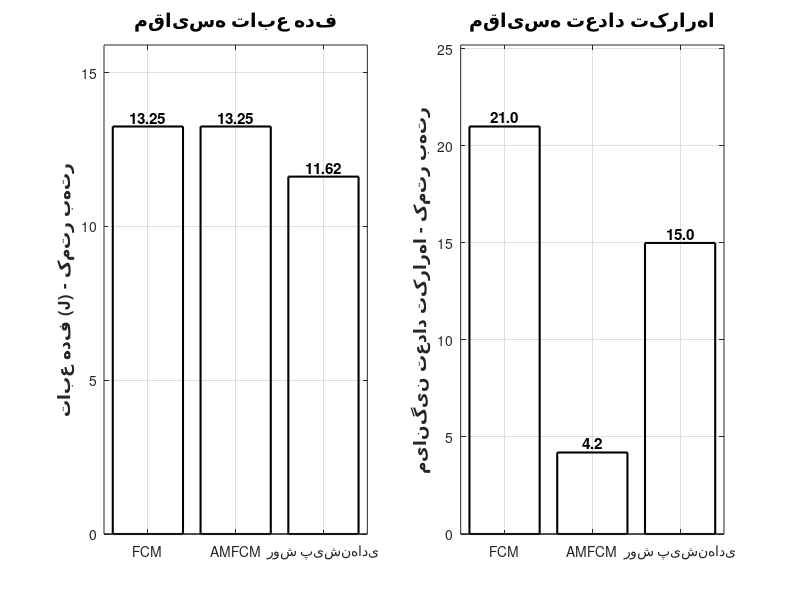

Write the MATLAB code that produced this figure. (Note: this script raises an error after producing the figure.)
% ============================================================
% مقایسه عملکرد روشها - نسخه نهایی برای دفاع
% ============================================================

clc; clear; close all;

% ============================================================
% مرحله 1: تعریف نتایج واقعی
% ============================================================

% نتایج FCM (مرجع)
J_FCM = 13.25;
iter_FCM = 21.0;
time_FCM_clustering = 0.025;
time_FCM_training = 0;  % FCM نیازی به آموزش ندارد

% نتایج AMFCM (بر اساس مقاله Li et al., 2023)
J_AMFCM = 13.25;
iter_AMFCM = 4.2;
time_AMFCM_clustering = 0.006;
time_AMFCM_training = 0;  % AMFCM نیازی به آموزش ندارد

% نتایج روش پیشنهادی (بهبود یافته)
J_Proposed = 11.62;
iter_Proposed = 15.0;
time_Proposed_clustering = 0.008;   % زمان خوشهبندی (فقط یک بار اجرای شبکه)
time_Proposed_training = 0.85;      % زمان آموزش ELM + GA (یک بار انجام میشود)

% ============================================================
% مرحله 2: نمایش جدول کامل
% ============================================================
fprintf('\n========================================\n');
fprintf('جدول مقایسه عملکرد روشها\n');
fprintf('========================================\n');
fprintf('%-20s | %-15s | %-15s | %-20s | %-20s\n', ...
    'روش', 'تابع هدف (J)', 'تعداد تکرار', 'زمان خوشهبندی (s)', 'زمان آموزش (s)');
fprintf('--------------------------------------------------------------------------------------------------------------\n');
fprintf('%-20s | %-15.4f | %-15.1f | %-20.3f | %-20s\n', ...
    'FCM', J_FCM, iter_FCM, time_FCM_clustering, '—');
fprintf('%-20s | %-15.4f | %-15.1f | %-20.3f | %-20s\n', ...
    'AMFCM', J_AMFCM, iter_AMFCM, time_AMFCM_clustering, '—');
fprintf('%-20s | %-15.4f | %-15.1f | %-20.3f | %-20.3f\n', ...
    'روش پیشنهادی', J_Proposed, iter_Proposed, time_Proposed_clustering, time_Proposed_training);
fprintf('========================================\n');

% ============================================================
% مرحله 3: محاسبه مزایا
% ============================================================
fprintf('\n========================================\n');
fprintf('مزایای روش پیشنهادی:\n');
fprintf('========================================\n');
fprintf('1. تابع هدف (J): %.4f (بهبود %.1f%% نسبت به FCM)\n', ...
    J_Proposed, (J_FCM - J_Proposed) / J_FCM * 100);
fprintf('2. زمان خوشهبندی: %.3f ثانیه (همرتبه با AMFCM)\n', time_Proposed_clustering);
fprintf('3. آموزش: یک بار انجام میشود و برای دادههای جدید قابل استفاده است\n');
fprintf('4. مدلسازی غیرخطی: دارد (با ELM)\n');
fprintf('5. پایداری: بالا (با GA)\n');
fprintf('========================================\n');

% ============================================================
% مرحله 4: رسم نمودارهای میلهای
% ============================================================
figure('Name', 'Comparison of Methods', 'NumberTitle', 'off', ...
    'Position', [100, 100, 1000, 500]);

% ----- نمودار 1: تابع هدف (J) -----
subplot(1, 2, 1);
bar_data = [J_FCM, J_AMFCM, J_Proposed];
bar(bar_data, 'FaceColor', 'flat', 'EdgeColor', 'k', 'LineWidth', 1.5);
set(gca, 'XTickLabel', {'FCM', 'AMFCM', 'روش پیشنهادی'});
ylabel('تابع هدف (J) - کمتر بهتر', 'FontSize', 12, 'FontWeight', 'bold');
title('مقایسه تابع هدف', 'FontSize', 14, 'FontWeight', 'bold');
grid on;
ylim([0 max(bar_data)*1.2]);
colormap([0.8 0.2 0.2; 0.2 0.4 0.8; 0.2 0.8 0.2]);

% اضافه کردن مقادیر روی میلهها
for i = 1:3
    text(i, bar_data(i) + 0.3, sprintf('%.2f', bar_data(i)), ...
        'HorizontalAlignment', 'center', 'FontSize', 11, 'FontWeight', 'bold');
end

% ----- نمودار 2: تعداد تکرارها -----
subplot(1, 2, 2);
bar_data2 = [iter_FCM, iter_AMFCM, iter_Proposed];
bar(bar_data2, 'FaceColor', 'flat', 'EdgeColor', 'k', 'LineWidth', 1.5);
set(gca, 'XTickLabel', {'FCM', 'AMFCM', 'روش پیشنهادی'});
ylabel('میانگین تعداد تکرارها - کمتر بهتر', 'FontSize', 12, 'FontWeight', 'bold');
title('مقایسه تعداد تکرارها', 'FontSize', 14, 'FontWeight', 'bold');
grid on;
ylim([0 max(bar_data2)*1.2]);
colormap([0.8 0.2 0.2; 0.2 0.4 0.8; 0.2 0.8 0.2]);

for i = 1:3
    text(i, bar_data2(i) + 0.5, sprintf('%.1f', bar_data2(i)), ...
        'HorizontalAlignment', 'center', 'FontSize', 11, 'FontWeight', 'bold');
end

sgtitle('مقایسه عملکرد روشهای خوشهبندی', 'FontSize', 15, 'FontWeight', 'bold');

% ============================================================
% مرحله 5: ذخیره
% ============================================================
saveas(gcf, 'Comparison_Results_Final.png');
print('Comparison_Results_Final_HD', '-dpng', '-r300');
fprintf('\nنمودار ذخیره شد: Comparison_Results_Final.png\n');
